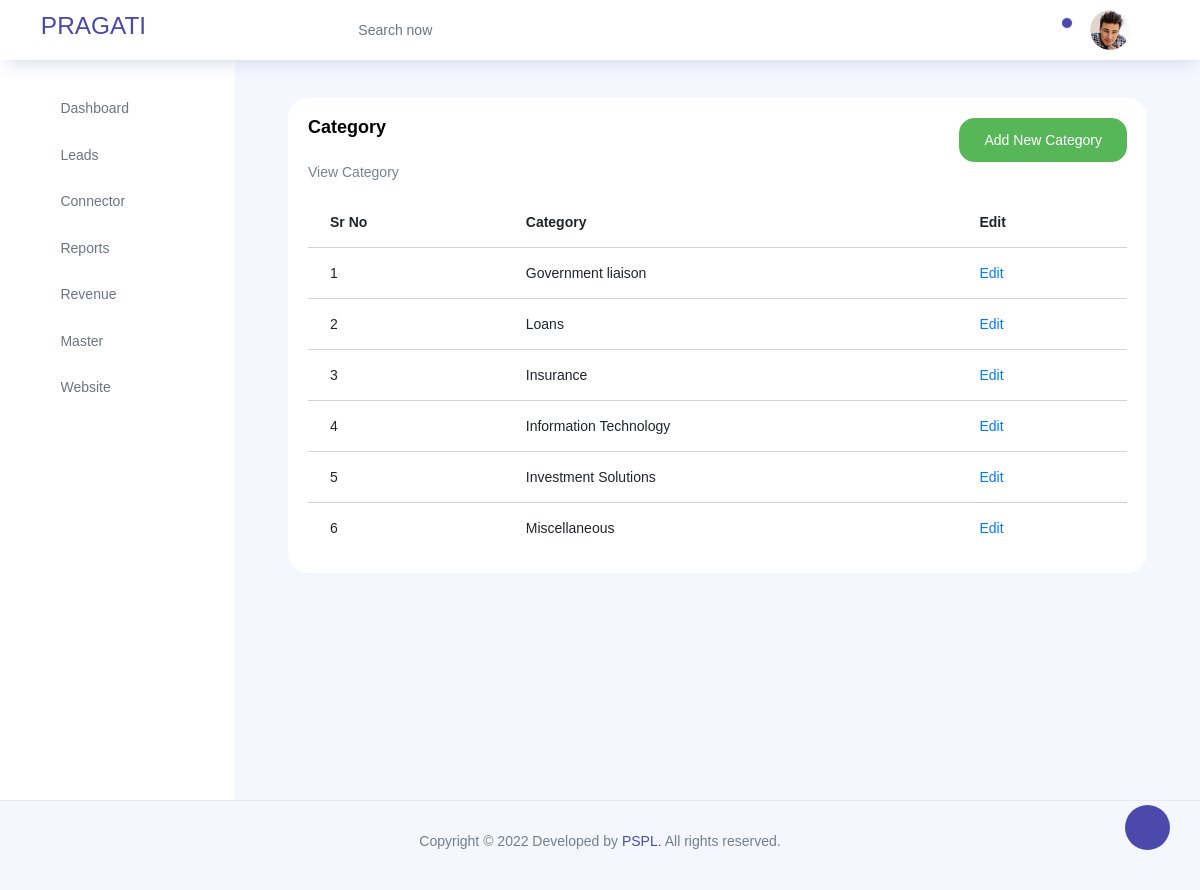
/lead/lead/view_cat, run on the app's committed database.
### lead/models.py (models this page shows, shortened)
class Category(models.Model): #country
    cat_id=models.CharField(max_length=100)
    name=models.CharField(max_length=100,unique=True)
    image=models.CharField(max_length=100)

### lead/views.py (the view)
# urls.py: path('lead/view_cat',views.view_cat,name="view_cat"),
def view_cat(request):
    cat=Category.objects.all()
    return render(request,'view_cat.html',{'view_cat':cat})

### templates/view_cat.html
{% extends 'base.html' %}
{% load static  %}
{% block content %}
<div class="col-lg-12 grid-margin stretch-card">
    <div class="card">
      <div class="card-body">
        <div class="d-flex justify-content-between">
        <h4 class="card-title">Category</h4>
        <a href="{% url 'lead:add_cat' %}">
        <button type="submit" class="btn btn-success">Add New Category</button></a>
    </div>
    <p class="card-description">
        View Category
       </p>
        <div class="table-responsive">
          <table class="table table-hover">
            <thead>
              <tr>
                <th>Sr No</th>
                <th>Category</th>
                <th>Edit</th>
              </tr>
            </thead>
            <tbody>
              <tr>
                {% for i in view_cat %}
                <td>{{forloop.counter}}</td>
                <td>{{i.name}}</td>
                <td><a href="{% url 'lead:edit_cat' i.pk  %}">Edit</a></td>
              </tr>
              {% endfor %}
            </tbody>
          </table>
        </div>
      </div>
    </div>
  </div>
  {% endblock %}

### data on the page
Category: name "Government liaison"
Category: name "Loans"
Category: name "Insurance"
Category: name "Information Technology"
Category: name "Investment Solutions"
Category: name "Miscellaneous"
